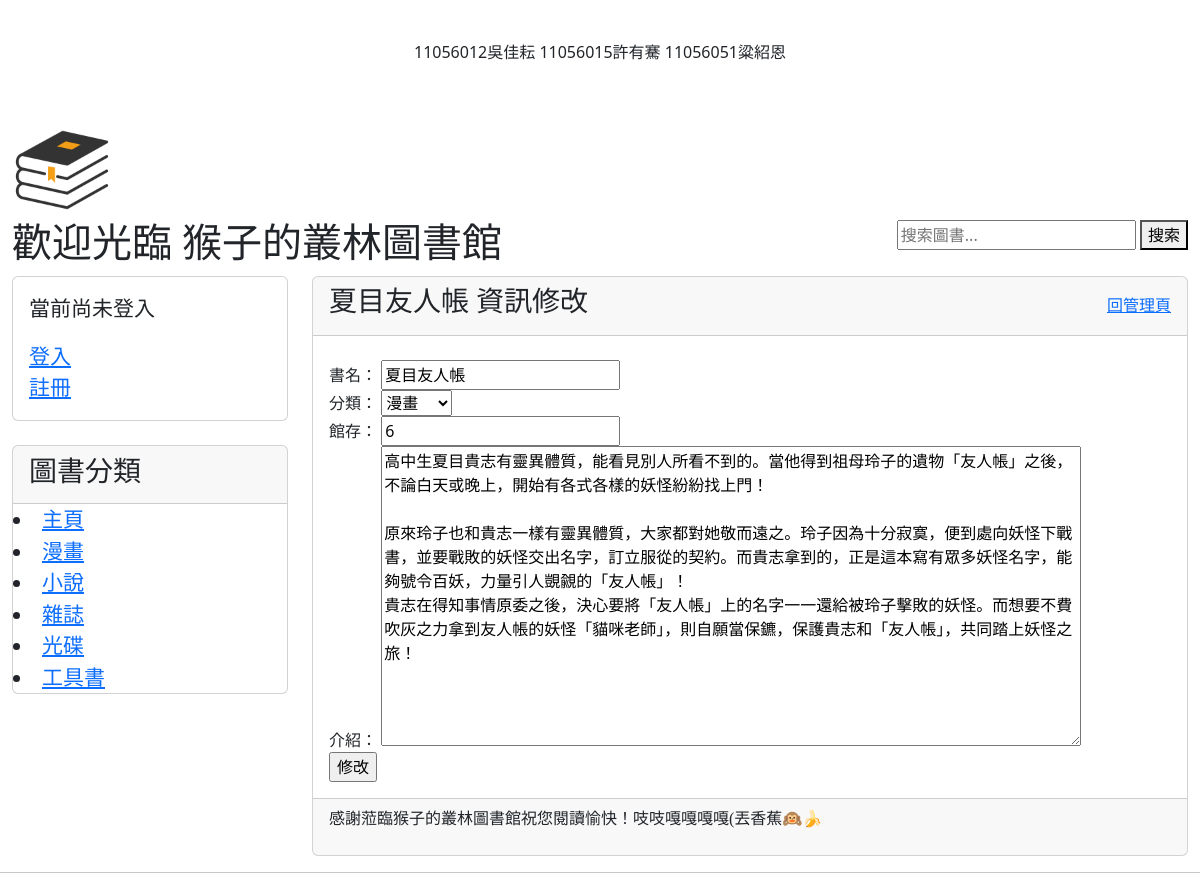
/bookModify/1, run on the app's committed database.
### user_borrowAndReturn/models.py (models this page shows, shortened)
class Category(models.Model):
    name=models.CharField(max_length=100)

class Book(models.Model):
    title = models.CharField(max_length=200)
    author = models.CharField(max_length=100)
    cover = models.CharField(max_length=500)
    category = models.ForeignKey(Category, on_delete=models.CASCADE, null=True, blank=True)
    available_quantity = models.PositiveIntegerField()
    publication_date = models.DateField(null=True,blank=True)
    content=models.TextField(max_length=500,null=True,blank=True)
    isOn=models.BooleanField(default=True)

### user_borrowAndReturn/views.py (the view)
# urls.py: path('bookModify/<int:book_id>', views.bookModify, name='bookModify'),
def bookModify(request, book_id):
    if Book.objects.filter(id=book_id).exists():
        book=Book.objects.get(id=book_id)
        categories=Category.objects.all()
        if request.method=='POST':
            title=request.POST.get('title')
            available_quantity=request.POST.get('available_quantity')
            content=request.POST.get('content')
            categoryId=request.POST.get('category')
            category=Category.objects.get(id=categoryId)
            book.title=title
            book.available_quantity=available_quantity
            book.content=content
            book.category=category
            book.save()
            msg='修改成功'
            return render(request, 'bookModify.html', locals())
        else:
            return render(request, 'bookModify.html', locals())
    else:
        return redirect('/')

### user_borrowAndReturn/templatetags/getAllCategoryForMenu.py (called while the page is built)
@register.simple_tag
def get_menu_categories():
    return Category.objects.all()

### user_borrowAndReturn/templates/bookModify.html (shortened to what this page needs)
{% extends "base.html" %}
{% block headmessage %}
<div style="display: flex;justify-content: space-between; align-items: center;">
    <h3 style='font-family:微軟正黑體;'>{{ book.title }} 資訊修改</h3>
    <a style='font-family:微軟正黑體;' href="/bookManagePage/">回管理頁</a>
</div>
{%endblock headmessage%}
{% block content%}
<form action="/bookModify/{{ book.id }}" method="post">
    <div class="field">
        <label for="title">書名： </label>
        <input type="text" name="title" id="" value="{{ book.title }}">
    </div>
    <div class="field">
        <label for="category">分類： </label>
        <select id="category" name="category">
            {% for category in categories %}
                <option value="{{ category.id }}" {% if category.id == book.category.id %}selected{% endif %}>
                    {{ category.name }}
                </option>
            {% endfor %}
        </select>
    </div>
    <div class="field">
        <label for="available_quantity">館存： </label>
        <input type="number" name="available_quantity" id="" value="{{ book.available_quantity }}">
    </div>
    <div class="field">
        <label for="content">介紹： </label>
        <textarea id="content" name="content" style="height: 300px; width: 700px;">{{ book.content }}</textarea>
    </div>
    <input type="submit" value="修改">
</form>
{% endblock content %}

### user_borrowAndReturn/templates/base.html (shortened to what this page needs)
{% load getAllCategoryForMenu %}
<!DOCTYPE html>
<html>
    <head>
    <link href="https://cdn.jsdelivr.net/npm/bootstrap@5.3.2/dist/css/bootstrap.min.css" rel="stylesheet">
    </head>
    <body>
        <div class="container-fluid">
            {% include 'header.html'%}
            <div class="row">
                <div class="col-sm-3 col-md-3">
                    <div class="card">
                        <div class="card-body">
                            <div class="list-group" style="font-size: 21px;">
                                    {% if request.user.is_active %}
                                        {% if request.user.is_superuser %}
                                            <p>歡迎 {{ request.user.first_name }} 管理</p>
                                        {% elif request.user.is_staff %}
                                            <p>歡迎 {{ request.user.first_name }} 圖書員</p>
                                        {% else %}
                                            <p>歡迎 {{ request.user.first_name }} 讀者</p>
                                        {% endif %}
                                        <a href="/modifyInformation/">密碼修改</a>
                                        <a href="/logout/">登出</a>
                                    {% else %}
                                        <p>當前尚未登入</p>
                                        <a href="/login/">登入</a>
                                        <a href="/register/">註冊</a>
                                    {% endif %}
                            </div>
                        </div>
                    </div>
                    <br>
                    <div class="card">
                        <div class="card-header">
                            <h3>圖書分類<h3>
                        </div>
                        <div class="list-group" style="font-size: 21px;">
                            <li><a href="/">主頁</a></li>
                            {% get_menu_categories as categories %}
                            {% for category in categories %}
                                <li><a href="/category/{{ category.id }}/">{{ category.name }}</a></li>
                            {% endfor %}
                        </div>
                    </div>
                </div>
                <div class="col-sm-9 col-md-9">
                <div class="card">
                    <div class="card-header">
                    {% block headmessage %}
                    {% endblock %}
                </div>
                <div class="card-body">
                    {% block content %}
                    {% endblock %}
                </div>
                <div class="card-footer">
                    {% include 'footer.html' %}
                </div>
            </div>
                </div>
            </div>
        </div>
        <hr>
    </body>
</html>

### data on the page
Category: name "漫畫"
Category: name "小說"
Category: name "雜誌"
Category: name "光碟"
Category: name "工具書"
Book: title "夏目友人帳", category "漫畫", available_quantity "6", content "高中生夏目貴志有靈異體質，能看見別人所看不到的。當他得到祖母玲子的遺物「友人帳」之後，不論白天或晚上，開始有各式各樣的妖怪紛紛找上門！ 原來玲子也和貴志一樣有靈異體質，大家都對她敬而遠之。玲子因為十分寂寞，便到處向妖怪下戰書，並要戰敗的妖怪交出名字，訂立服從的契約。而貴志拿到的，正是這本寫有眾多妖怪名字，能夠號令百妖，力量引人覬覦的「友人帳」！ 貴志在得知事情原委之後，決心要將「友人帳」上的名字一一還給被玲子擊敗的妖怪。而想要不費吹灰之力拿到友人帳的妖怪「貓咪老師」，則自願當保鑣，保護貴志和「友人帳」，共同踏上妖怪之旅！"
